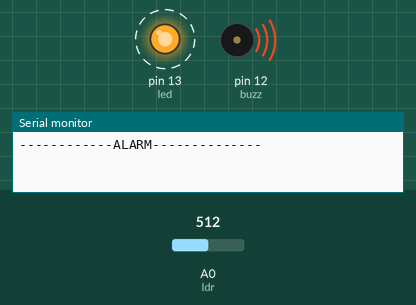
This sketch was run on a simulated Arduino Uno, built with avr-gcc and run on an emulated ATmega328P. Shown: output pins drawn as LEDs (lit = HIGH), buzzer (waves = sounding), the last lines printed to the serial monitor. Dashed ring = blinking. The test bench sets the inputs (shaded band); at power-on: A0 (ldr) = 512.

Above: at 1.9 s.
2.0 s: A0 (ldr) set to 415
6.2 s: A0 (ldr) set to 387
At 7.7 s:
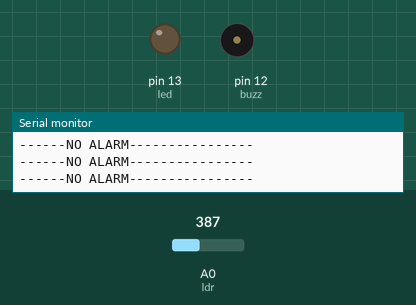
8.5 s: A0 (ldr) set to 410
At 9.2 s:
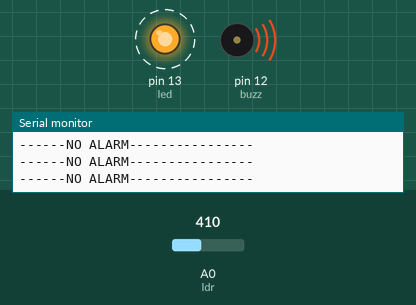
Timing chart, 0 to 18.7 s (numbered marks = the images above; inputs shaded):
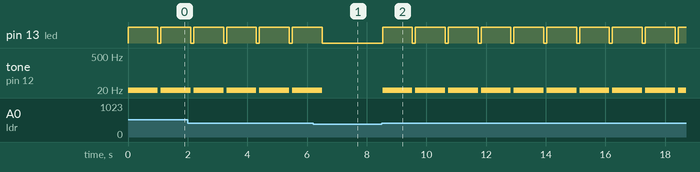

The sketch:

sketch_buzzer.ino
```cpp
const int led =13;
const int buzz =12;
const int ldr =A0;


void setup() {
  // put your setup code here, to run once:

  Serial.begin(9600);

  pinMode(led,OUTPUT);
  pinMode (buzz,OUTPUT);
  pinMode (ldr,INPUT);


}

void loop() {
  // put your main code here, to run repeatedly:

  int ldrStat =analogRead(ldr);

  if(ldrStat >= 400){
    tone(buzz,HIGH);
    digitalWrite(led,HIGH);
    delay(1000);

    noTone(buzz);
    digitalWrite(led,LOW);
    delay(100);

    Serial.println("------------ALARM--------------");
  }

  else{
    noTone(buzz);
    digitalWrite(led,LOW);

    Serial.println("------NO ALARM----------------");
  }

}
```

Measured:
- the behaviour switches between 400 and 399 on A0 (ldr) (found by bisection; images 0 and 1)
- after the input at 6.2 s, pin 13 (led): goes on until 6.5 s, then stays LOW; tone on pin 12 (buzz): goes on until 6.5 s, then stays silent
- after the input at 8.5 s, pin 13 (led): alternates HIGH for 1.0 s and LOW for 0.10 s, starting at once; tone on pin 12 (buzz): alternates 1 Hz for 1.0 s and silent for 0.10 s, starting at once
- by itself, pin 13 (led): alternates HIGH for 1.0 s and LOW for 0.10 s
- by itself, tone on pin 12 (buzz): alternates 1 Hz for 1.0 s and silent for 0.10 s
